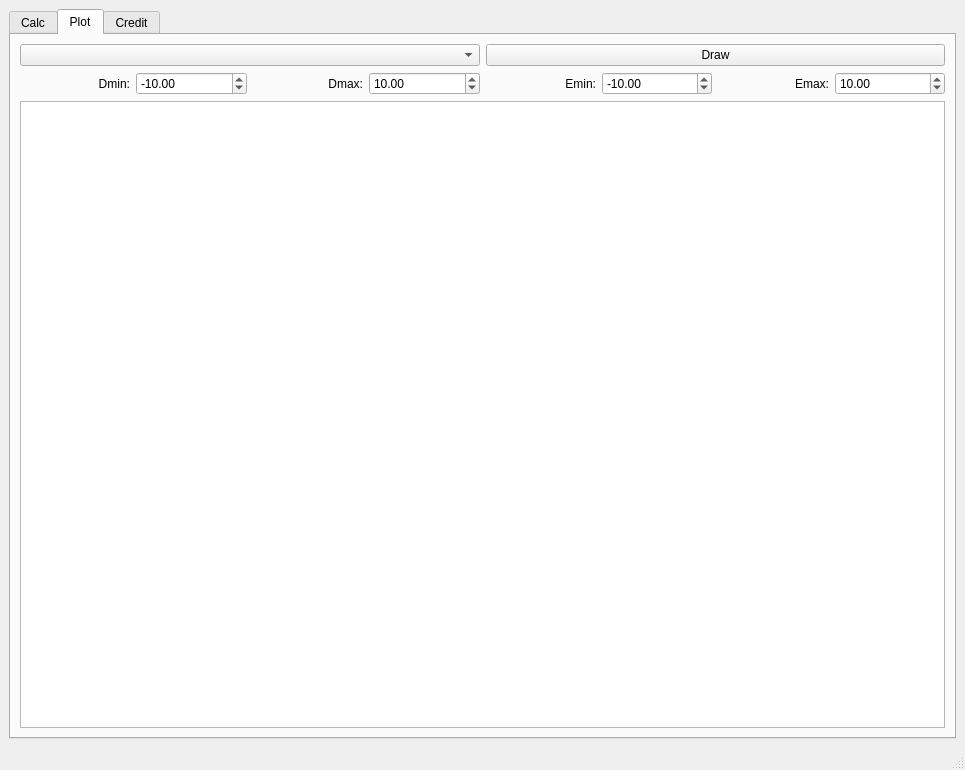
<?xml version="1.0" encoding="UTF-8"?>
<ui version="4.0">
 <class>View</class>
 <widget class="QMainWindow" name="View">
  <property name="geometry">
   <rect>
    <x>0</x>
    <y>0</y>
    <width>965</width>
    <height>770</height>
   </rect>
  </property>
  <property name="windowTitle">
   <string>View</string>
  </property>
  <widget class="QWidget" name="centralwidget">
   <layout class="QVBoxLayout" name="verticalLayout_5">
    <item>
     <widget class="QTabWidget" name="tabWidget">
      <property name="currentIndex">
       <number>1</number>
      </property>
      <widget class="QWidget" name="tabCalc">
       <attribute name="title">
        <string>Calc</string>
       </attribute>
       <layout class="QVBoxLayout" name="verticalLayout_3">
        <item>
         <layout class="QVBoxLayout" name="verticalLayout_2">
          <item>
           <widget class="QListWidget" name="calcListWidget"/>
          </item>
          <item>
           <layout class="QHBoxLayout" name="horizontalLayout">
            <item>
             <widget class="QLineEdit" name="calcLineEdit"/>
            </item>
            <item>
             <widget class="QPushButton" name="calcPushButton">
              <property name="text">
               <string>Run</string>
              </property>
             </widget>
            </item>
           </layout>
          </item>
         </layout>
        </item>
       </layout>
      </widget>
      <widget class="QWidget" name="tabPlot">
       <attribute name="title">
        <string>Plot</string>
       </attribute>
       <layout class="QVBoxLayout" name="verticalLayout_4">
        <item>
         <layout class="QVBoxLayout" name="verticalLayout">
          <item>
           <layout class="QHBoxLayout" name="horizontalLayout_2">
            <property name="sizeConstraint">
             <enum>QLayout::SetDefaultConstraint</enum>
            </property>
            <item>
             <widget class="QComboBox" name="plotComboBox"/>
            </item>
            <item>
             <widget class="QPushButton" name="plotButton">
              <property name="text">
               <string>Draw</string>
              </property>
             </widget>
            </item>
           </layout>
          </item>
          <item>
           <layout class="QHBoxLayout" name="horizontalLayout_3">
            <item>
             <widget class="QLabel" name="label">
              <property name="text">
               <string>Dmin:</string>
              </property>
              <property name="alignment">
               <set>Qt::AlignRight|Qt::AlignTrailing|Qt::AlignVCenter</set>
              </property>
             </widget>
            </item>
            <item>
             <widget class="QDoubleSpinBox" name="dmin">
              <property name="minimum">
               <double>-1000000.000000000000000</double>
              </property>
              <property name="value">
               <double>-10.000000000000000</double>
              </property>
             </widget>
            </item>
            <item>
             <widget class="QLabel" name="label_2">
              <property name="text">
               <string>Dmax:</string>
              </property>
              <property name="alignment">
               <set>Qt::AlignRight|Qt::AlignTrailing|Qt::AlignVCenter</set>
              </property>
             </widget>
            </item>
            <item>
             <widget class="QDoubleSpinBox" name="dmax">
              <property name="minimum">
               <double>-1000000.000000000000000</double>
              </property>
              <property name="maximum">
               <double>1000000.000000000000000</double>
              </property>
              <property name="value">
               <double>10.000000000000000</double>
              </property>
             </widget>
            </item>
            <item>
             <widget class="QLabel" name="label_3">
              <property name="text">
               <string>Emin:</string>
              </property>
              <property name="alignment">
               <set>Qt::AlignRight|Qt::AlignTrailing|Qt::AlignVCenter</set>
              </property>
             </widget>
            </item>
            <item>
             <widget class="QDoubleSpinBox" name="emin">
              <property name="minimum">
               <double>-1000000.000000000000000</double>
              </property>
              <property name="maximum">
               <double>1000000.000000000000000</double>
              </property>
              <property name="value">
               <double>-10.000000000000000</double>
              </property>
             </widget>
            </item>
            <item>
             <widget class="QLabel" name="label_4">
              <property name="text">
               <string>Emax:</string>
              </property>
              <property name="alignment">
               <set>Qt::AlignRight|Qt::AlignTrailing|Qt::AlignVCenter</set>
              </property>
             </widget>
            </item>
            <item>
             <widget class="QDoubleSpinBox" name="emax">
              <property name="minimum">
               <double>-1000000.000000000000000</double>
              </property>
              <property name="maximum">
               <double>1000000.000000000000000</double>
              </property>
              <property name="value">
               <double>10.000000000000000</double>
              </property>
             </widget>
            </item>
           </layout>
          </item>
          <item>
           <widget class="QChartView" name="graphicsView"/>
          </item>
         </layout>
        </item>
       </layout>
      </widget>
      <widget class="QWidget" name="tabCredit">
       <attribute name="title">
        <string>Credit</string>
       </attribute>
       <widget class="QLabel" name="label_5">
        <property name="geometry">
         <rect>
          <x>30</x>
          <y>20</y>
          <width>121</width>
          <height>31</height>
         </rect>
        </property>
        <property name="text">
         <string>Total credit amount:</string>
        </property>
       </widget>
       <widget class="QDoubleSpinBox" name="creditTotalSpinBox">
        <property name="geometry">
         <rect>
          <x>160</x>
          <y>21</y>
          <width>381</width>
          <height>31</height>
         </rect>
        </property>
        <property name="minimum">
         <double>1.000000000000000</double>
        </property>
        <property name="maximum">
         <double>100000000.000000000000000</double>
        </property>
       </widget>
       <widget class="QLabel" name="label_6">
        <property name="geometry">
         <rect>
          <x>110</x>
          <y>70</y>
          <width>41</width>
          <height>21</height>
         </rect>
        </property>
        <property name="text">
         <string>Term:</string>
        </property>
       </widget>
       <widget class="QSpinBox" name="creditTermSpinBox">
        <property name="geometry">
         <rect>
          <x>160</x>
          <y>60</y>
          <width>261</width>
          <height>31</height>
         </rect>
        </property>
        <property name="minimum">
         <number>1</number>
        </property>
       </widget>
       <widget class="QComboBox" name="creditTermComboBox">
        <property name="geometry">
         <rect>
          <x>430</x>
          <y>60</y>
          <width>103</width>
          <height>32</height>
         </rect>
        </property>
       </widget>
       <widget class="QLabel" name="label_7">
        <property name="geometry">
         <rect>
          <x>70</x>
          <y>110</y>
          <width>81</width>
          <height>31</height>
         </rect>
        </property>
        <property name="text">
         <string>Interest rate:</string>
        </property>
       </widget>
       <widget class="QDoubleSpinBox" name="creditRateSpinBox">
        <property name="geometry">
         <rect>
          <x>160</x>
          <y>110</y>
          <width>261</width>
          <height>31</height>
         </rect>
        </property>
        <property name="decimals">
         <number>3</number>
        </property>
        <property name="minimum">
         <double>0.001000000000000</double>
        </property>
       </widget>
       <widget class="QLabel" name="label_8">
        <property name="geometry">
         <rect>
          <x>110</x>
          <y>150</y>
          <width>41</width>
          <height>31</height>
         </rect>
        </property>
        <property name="text">
         <string>Type:</string>
        </property>
       </widget>
       <widget class="QComboBox" name="creditTypeComboBox">
        <property name="geometry">
         <rect>
          <x>160</x>
          <y>150</y>
          <width>103</width>
          <height>32</height>
         </rect>
        </property>
       </widget>
       <widget class="QPushButton" name="creditPushButton">
        <property name="geometry">
         <rect>
          <x>60</x>
          <y>190</y>
          <width>100</width>
          <height>32</height>
         </rect>
        </property>
        <property name="text">
         <string>Calculate</string>
        </property>
       </widget>
       <widget class="QTableWidget" name="creditTableWidget">
        <property name="geometry">
         <rect>
          <x>30</x>
          <y>230</y>
          <width>871</width>
          <height>391</height>
         </rect>
        </property>
        <attribute name="horizontalHeaderDefaultSectionSize">
         <number>120</number>
        </attribute>
        <attribute name="horizontalHeaderStretchLastSection">
         <bool>true</bool>
        </attribute>
        <column>
         <property name="text">
          <string>Monthly payment</string>
         </property>
        </column>
        <column>
         <property name="text">
          <string>Payment of principal</string>
         </property>
        </column>
        <column>
         <property name="text">
          <string>Payment of interest</string>
         </property>
        </column>
        <column>
         <property name="text">
          <string>Balance owed</string>
         </property>
        </column>
       </widget>
      </widget>
     </widget>
    </item>
   </layout>
  </widget>
  <widget class="QStatusBar" name="statusbar"/>
  <widget class="QMenuBar" name="menubar">
   <property name="geometry">
    <rect>
     <x>0</x>
     <y>0</y>
     <width>965</width>
     <height>24</height>
    </rect>
   </property>
  </widget>
 </widget>
 <customwidgets>
  <customwidget>
   <class>QChartView</class>
   <extends>QGraphicsView</extends>
   <header location="global">QChart</header>
  </customwidget>
 </customwidgets>
 <resources/>
 <connections/>
</ui>
